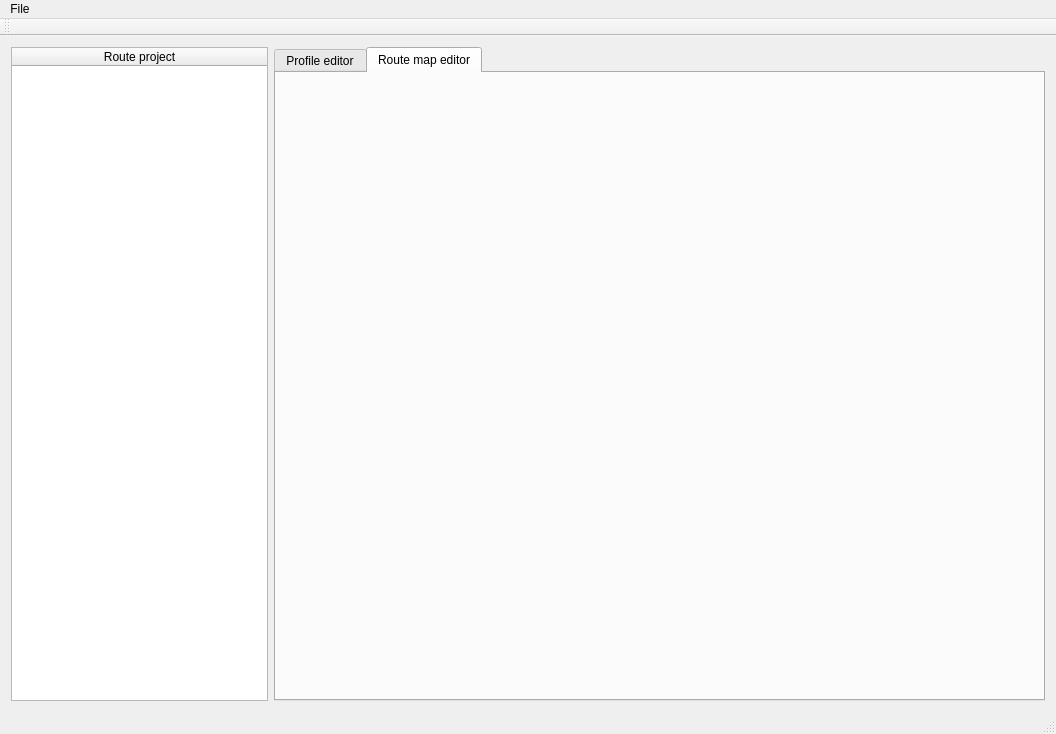
<?xml version="1.0" encoding="UTF-8"?>
<ui version="4.0">
 <class>MainWindow</class>
 <widget class="QMainWindow" name="MainWindow">
  <property name="geometry">
   <rect>
    <x>0</x>
    <y>0</y>
    <width>1056</width>
    <height>734</height>
   </rect>
  </property>
  <property name="windowTitle">
   <string>RRS route editor</string>
  </property>
  <widget class="QWidget" name="centralWidget">
   <layout class="QGridLayout" name="gridLayout">
    <item row="0" column="0">
     <layout class="QHBoxLayout" name="horizontalLayout" stretch="1,3">
      <item>
       <widget class="QTreeWidget" name="treeProject">
        <column>
         <property name="text">
          <string>Route project</string>
         </property>
         <property name="textAlignment">
          <set>AlignCenter</set>
         </property>
        </column>
       </widget>
      </item>
      <item>
       <widget class="QTabWidget" name="twMain">
        <property name="currentIndex">
         <number>1</number>
        </property>
        <widget class="QWidget" name="tabProfile">
         <attribute name="title">
          <string>Profile editor</string>
         </attribute>
        </widget>
        <widget class="QWidget" name="tabRouteMap">
         <attribute name="title">
          <string>Route map editor</string>
         </attribute>
        </widget>
       </widget>
      </item>
     </layout>
    </item>
   </layout>
  </widget>
  <widget class="QMenuBar" name="menuBar">
   <property name="geometry">
    <rect>
     <x>0</x>
     <y>0</y>
     <width>1056</width>
     <height>21</height>
    </rect>
   </property>
   <widget class="QMenu" name="menuFile">
    <property name="title">
     <string>File</string>
    </property>
    <addaction name="actionNew_route"/>
    <addaction name="actionOpen_route"/>
    <addaction name="actionSave"/>
    <addaction name="separator"/>
    <addaction name="actionQuit"/>
   </widget>
   <addaction name="menuFile"/>
  </widget>
  <widget class="QToolBar" name="mainToolBar">
   <attribute name="toolBarArea">
    <enum>TopToolBarArea</enum>
   </attribute>
   <attribute name="toolBarBreak">
    <bool>false</bool>
   </attribute>
  </widget>
  <widget class="QStatusBar" name="statusBar"/>
  <action name="actionNew_route">
   <property name="text">
    <string>New route</string>
   </property>
   <property name="shortcut">
    <string>Ctrl+N</string>
   </property>
  </action>
  <action name="actionOpen_route">
   <property name="text">
    <string>Open route</string>
   </property>
   <property name="shortcut">
    <string>Ctrl+O</string>
   </property>
  </action>
  <action name="actionSave">
   <property name="text">
    <string>Save</string>
   </property>
   <property name="shortcut">
    <string>Ctrl+S</string>
   </property>
  </action>
  <action name="actionQuit">
   <property name="text">
    <string>Quit</string>
   </property>
   <property name="shortcut">
    <string>Ctrl+Q</string>
   </property>
  </action>
 </widget>
 <layoutdefault spacing="6" margin="11"/>
 <resources/>
 <connections/>
</ui>
